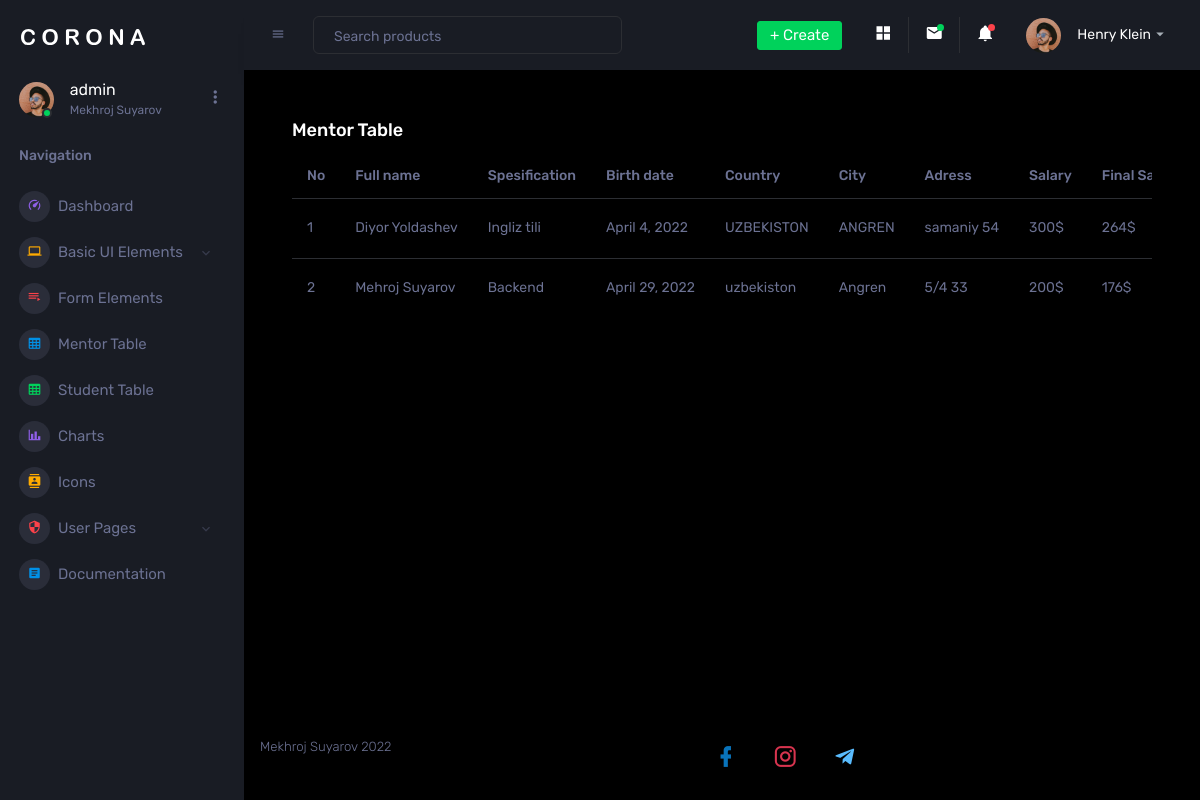
The app's page /m-table/ (signed in) with its own data.
### mainapp/models.py (models this page shows, shortened)
class Mentor(models.Model):
    full_name = models.CharField(max_length=100)
    spesification = models.CharField(max_length=20,choices=SPESIFICATION__CHOICES,default="Backend")
    gender = models.CharField(max_length=6,choices=GENDER__CHOICES,default="Male")
    birth_date = models.DateField()
    country = models.CharField(max_length=70)
    city = models.CharField(max_length=50)
    adress = models.CharField(max_length=70)
    image = models.ImageField(upload_to='mentor')
    salary = MoneyField(max_digits=3, decimal_places=0, default_currency='USD')
    def final_salary(self):
        one_per = self.salary / 100
        twelf_per = one_per * 12
        final_salary = self.salary - twelf_per
        return final_salary

### mainapp/views.py (the view)
# urls.py: path('m-table/',views.mentortable,name='mentor'),
@login_required(login_url='login_user')
def mentortable(request):
    if request.method == "POST":
        search_q = request.POST.get("m")
        mentors = Mentor.objects.filter(full_name__contains=search_q)
    else:
        mentors = Mentor.objects.all()
        contex = {
            'mentors': mentors
        }
        return render(request,'mainapp/mentor-table.html',contex)

### mainapp/templates/mainapp/mentor-table.html (shortened to what this page needs)
{% extends "mainapp/base.html" %}
{% load static %}
{% block content %}
<div class="card-body">
    <h4 class="card-title">Mentor Table</h4>
    <div class="table-responsive">
      <table class="table">
        <thead>
          <tr>
            <th>No</th>
            <th>Full name</th>
            <th>Spesification</th>
            <th>Birth date</th>
            <th>Country</th>
            <th>City</th>
            <th>Adress</th>
            {% if  request.user.is_superuser %}
            <th>Salary</th>
            <th>Final Salary</th>
            {% endif %}
          </tr>
        </thead>
        <tbody>
        {% for mentor in mentors %}
          <tr>
            <td>
              {{ forloop.counter }}
            </td>
            <td>
              {{ mentor.full_name }}
            </td>
            <td>
              {{ mentor.spesification }}
            </td>
            <td>
              {{ mentor.birth_date }}
            </td>
            <td>
              {{ mentor.country }}
            </td>
            <td>
              {{ mentor.city }}
            </td>
            <td>
              {{ mentor.adress }}
            </td>
            {% if  request.user.is_superuser %}
              <td>
                {{ mentor.salary }}$
              </td>
              <td>
                {{ mentor.final_salary }}$
              </td>
            {% endif %}
          </tr>
        {% endfor %}
        </tbody>
      </table>
    </div>
</div>
{% endblock %}

### mainapp/templates/mainapp/base.html (shortened to what this page needs)
{% load static %}
<!DOCTYPE html>
<html lang="en">
<head>
    <link rel="stylesheet" href="{% static 'assets/vendors/mdi/css/materialdesignicons.min.css' %}">
    <link rel="stylesheet" href="{% static 'assets/vendors/css/vendor.bundle.base.css' %}">
    <link rel="stylesheet" href="{% static 'assets/vendors/jvectormap/jquery-jvectormap.css' %}">
    <link rel="stylesheet" href="{% static 'assets/vendors/flag-icon-css/css/flag-icon.min.css' %}">
    <link rel="stylesheet" href="{% static 'assets/vendors/owl-carousel-2/owl.carousel.min.css' %}">
    <link rel="stylesheet" href="{% static 'assets/vendors/owl-carousel-2/owl.theme.default.min.css' %}">
    <link rel="stylesheet" href="{% static 'assets/css/style.css' %}">
</head>
<body>
    <div class="container-scroller">
        <nav class="sidebar sidebar-offcanvas" id="sidebar">
            <div class="sidebar-brand-wrapper d-none d-lg-flex align-items-center justify-content-center fixed-top">
                <a class="sidebar-brand brand-logo" href="index.html"><img src="{% static 'assets/images/logo.svg' %}" alt="logo" /></a>
            </div>
            <ul class="nav">
                <li class="nav-item profile">
                    <div class="profile-desc">
                        <div class="profile-pic">
                            <div class="count-indicator">
                                <img class="img-xs rounded-circle " src="{% static 'assets/images/faces/face15.jpg' %}" alt="">
                                <span class="count bg-success"></span>
                            </div>
                            <div class="profile-name">
                                <h5 class="mb-0 font-weight-normal">{{ request.user }}</h5>
                                <span>Mekhroj Suyarov</span>
                            </div>
                        </div>
                        <a href="#" id="profile-dropdown" data-toggle="dropdown"><i class="mdi mdi-dots-vertical"></i></a>
                    </div>
                </li>
                <li class="nav-item nav-category">
                    <span class="nav-link">Navigation</span>
                </li>
                <li class="nav-item menu-items">
                    <a class="nav-link" href="{% url 'dashboard' %}">
                        <span class="menu-icon">
                <i class="mdi mdi-speedometer"></i>
              </span>
                        <span class="menu-title">Dashboard</span>
                    </a>
                </li>
                {% if  request.user.is_superuser  %}
                <li class="nav-item menu-items">
                    <a class="nav-link" data-toggle="collapse" href="#ui-basic" aria-expanded="false" aria-controls="ui-basic">
                        <span class="menu-icon">
                <i class="mdi mdi-laptop"></i>
              </span>
                        <span class="menu-title">Basic UI Elements</span>
                        <i class="menu-arrow"></i>
                    </a>
                </li>
                {% endif %}
                {% if  request.user.is_superuser or request.user.is_staff %}
                <li class="nav-item menu-items">
                    <a class="nav-link" href="pages/forms/basic_elements.html">
                        <span class="menu-icon">
                <i class="mdi mdi-playlist-play"></i>
              </span>
                        <span class="menu-title">Form Elements</span>
                    </a>
                </li>
                {% endif %}
                {% if  request.user.is_superuser  %}
                <li class="nav-item menu-items">
                    <a href="{% url 'mentor'  %}" class="nav-link" href="pages/tables/basic-table.html">
                        <span class="menu-icon">
                <i class="mdi mdi-table-large"></i>
              </span>
                        <span class="menu-title"> Mentor Table</span>
                    </a>
                </li>
                {% endif %}
                <li class="nav-item menu-items">
                    <a href="{% url 'student_table'  %}" class="nav-link" href="pages/tables/basic-table.html">
                        <span class="menu-icon">
                <i class="mdi mdi-table-large"></i>
              </span>
                        <span class="menu-title">Student Table</span>
                    </a>
                </li>
                {% if  request.user.is_superuser  %}
                <li class="nav-item menu-items">
                        <a class="nav-link" href="pages/charts/chartjs.html">
                            <span class="menu-icon">
                    <i class="mdi mdi-chart-bar"></i>
                  </span>
                            <span class="menu-title">Charts</span>
                        </a>
                </li>
                {% endif %}
                {% if  request.user.is_superuser  %}
                <li class="nav-item menu-items">
                                <a class="nav-link" href="pages/icons/mdi.html">
                                    <span class="menu-icon">
                            <i class="mdi mdi-contacts"></i>
                          </span>
                                    <span class="menu-title">Icons</span>
                                </a>
                        </li>
                        <li class="nav-item menu-items">
                            <a class="nav-link" data-toggle="collapse" href="#auth" aria-expanded="false" aria-controls="auth">
                                <span class="menu-icon">
                        <i class="mdi mdi-security"></i>
                      </span>
                                <span class="menu-title">User Pages</span>
                                <i class="menu-arrow"></i>
                            </a>
                </li>
                <li class="nav-item menu-items">
                        <a class="nav-link" href="http://www.bootstrapdash.com/demo/corona-free/jquery/documentation/documentation.html">
                            <span class="menu-icon">
                    <i class="mdi mdi-file-document-box"></i>
                  </span>
                            <span class="menu-title">Documentation</span>
                        </a>
                </li>
                {% endif %}
            </ul>
        </nav>
        <div class="container-fluid page-body-wrapper">
            <nav class="navbar p-0 fixed-top d-flex flex-row">
                <div class="navbar-menu-wrapper flex-grow d-flex align-items-stretch">
                    <button class="navbar-toggler navbar-toggler align-self-center" type="button" data-toggle="minimize">
              <span class="mdi mdi-menu"></span>
            </button>
                    <ul class="navbar-nav w-100">
                        <li class="nav-item w-100">
                            <form class="nav-link mt-2 mt-md-0 d-none d-lg-flex search">
                                <input type="text" class="form-control" placeholder="Search products">
                            </form>
                        </li>
                    </ul>
                    <ul class="navbar-nav navbar-nav-right">
                        <li class="nav-item dropdown d-none d-lg-block">
                            <a class="nav-link btn btn-success create-new-button" id="createbuttonDropdown" data-toggle="dropdown" aria-expanded="false" href="#">+ Create</a>
              </li>
              <li class="nav-item nav-settings d-none d-lg-block ">
                <a class="nav-link " href="# ">
                  <i class="mdi mdi-view-grid "></i>
                </a>
              </li>
              <li class="nav-item dropdown border-left ">
                <a class="nav-link count-indicator dropdown-toggle " id="messageDropdown " href="# " data-toggle="dropdown " aria-expanded="false ">
                  <i class="mdi mdi-email "></i>
                  <span class="count bg-success "></span>
                </a>
              </li>
              <li class="nav-item dropdown border-left ">
                <a class="nav-link count-indicator dropdown-toggle " id="notificationDropdown " href="# " data-toggle="dropdown ">
                  <i class="mdi mdi-bell "></i>
                  <span class="count bg-danger "></span>
                </a>
              </li>
              <li class="nav-item dropdown ">
                <a class="nav-link " id="profileDropdown " href="# " data-toggle="dropdown ">
                  <div class="navbar-profile ">
                    <img class="img-xs rounded-circle " src="{% static 'assets/images/faces/face15.jpg' %} " alt=" ">
                    <p class="mb-0 d-none d-sm-block navbar-profile-name ">Henry Klein</p>
                    <i class="mdi mdi-menu-down d-none d-sm-block "></i>
                  </div>
                </a>
              </li>
            </ul>
          </div>
        </nav>
        <div class="main-panel ">
          <div class="content-wrapper ">
            {% block content %}
            {% endblock %}
          </div>
          <footer class="footer ">
            <div class="d-sm-flex justify-content-center justify-content-sm-between ">
              <span class="text-muted d-block text-center text-sm-left d-sm-inline-block ">Mekhroj Suyarov 2022</span>
              <div>
                <button type="button " class="btn btn-rounded "><a href="https://www.facebook.com/Mehroj Suyarov "><i style="font-size: 25px; color:rgba(9, 120, 194, 0.959) " class="mdi mdi-facebook "></i></button>
                <button type="button " class="btn btn-rounded "><a href="https://www.instagram.com/code_king_python "><i style="font-size: 25px; color:rgb(216, 52, 79) " class="mdi mdi-instagram "></i></button>
                <button type="button " class="btn btn-rounded "><a href="https://t.me/Mekhroj_Suyarov "><i style="font-size: 25px; color:rgb(89, 187, 253) " class="mdi mdi-telegram "></i></button>
              </div>
            </div>
          </footer>
        </div>
      </div>
    </div>
  </body>
</html>

### records on screen
Mentor: full_name "Diyor Yoldashev", spesification "Ingliz tili", birth_date "April 4, 2022", country "UZBEKISTON", city "ANGREN", adress "samaniy 54", salary "300", final_salary "264"
Mentor: full_name "Mehroj Suyarov", spesification "Backend", birth_date "April 29, 2022", country "uzbekiston", city "Angren", adress "5/4 33", salary "200", final_salary "176"

### other values on screen
{{ request.user }} "admin"
